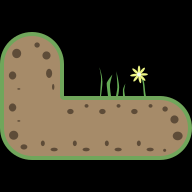

The image is a tile-based game level rendered from a .tmx file. Its description and source (layers, tilesets, objects; grid data summarised) follow:
An orthogonal 6x6 tile map with 32x32 px tiles, 2 tile layers (ground, deco).

<map version="1.0" orientation="orthogonal" renderorder="left-down" width="6" height="6" tilewidth="32" tileheight="32" nextobjectid="12">
 <tileset firstgid="1" source="tileset.tsx" />
 <layer name="ground" width="6" height="6">
  <data>[36 cells, 16 non-empty, 9 distinct tile ids]</data>
 </layer>
 <layer name="deco" width="6" height="6">
  <data>[36 cells, 2 non-empty, 2 distinct tile ids]</data>
 </layer>
</map>